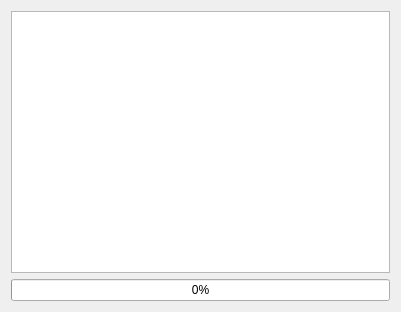
<?xml version="1.0" encoding="UTF-8"?>
<ui version="4.0">
 <class>MainProgress</class>
 <widget class="QDialog" name="MainProgress">
  <property name="geometry">
   <rect>
    <x>0</x>
    <y>0</y>
    <width>401</width>
    <height>312</height>
   </rect>
  </property>
  <property name="sizePolicy">
   <sizepolicy hsizetype="Expanding" vsizetype="Expanding">
    <horstretch>0</horstretch>
    <verstretch>0</verstretch>
   </sizepolicy>
  </property>
  <property name="windowTitle">
   <string>转换输出</string>
  </property>
  <layout class="QVBoxLayout" name="verticalLayout_2">
   <item>
    <widget class="QTextEdit" name="logText">
     <property name="sizePolicy">
      <sizepolicy hsizetype="Expanding" vsizetype="Expanding">
       <horstretch>0</horstretch>
       <verstretch>0</verstretch>
      </sizepolicy>
     </property>
     <property name="html">
      <string>&lt;!DOCTYPE HTML PUBLIC &quot;-//W3C//DTD HTML 4.0//EN&quot; &quot;http://www.w3.org/TR/REC-html40/strict.dtd&quot;&gt;
&lt;html&gt;&lt;head&gt;&lt;meta name=&quot;qrichtext&quot; content=&quot;1&quot; /&gt;&lt;style type=&quot;text/css&quot;&gt;
p, li { white-space: pre-wrap; }
&lt;/style&gt;&lt;/head&gt;&lt;body style=&quot; font-family:'SimSun'; font-size:9pt; font-weight:400; font-style:normal;&quot;&gt;
&lt;p style=&quot;-qt-paragraph-type:empty; margin-top:0px; margin-bottom:0px; margin-left:0px; margin-right:0px; -qt-block-indent:0; text-indent:0px;&quot;&gt;&lt;br /&gt;&lt;/p&gt;&lt;/body&gt;&lt;/html&gt;</string>
     </property>
    </widget>
   </item>
   <item>
    <widget class="QProgressBar" name="progressBar">
     <property name="value">
      <number>0</number>
     </property>
    </widget>
   </item>
  </layout>
 </widget>
 <resources/>
 <connections/>
</ui>
